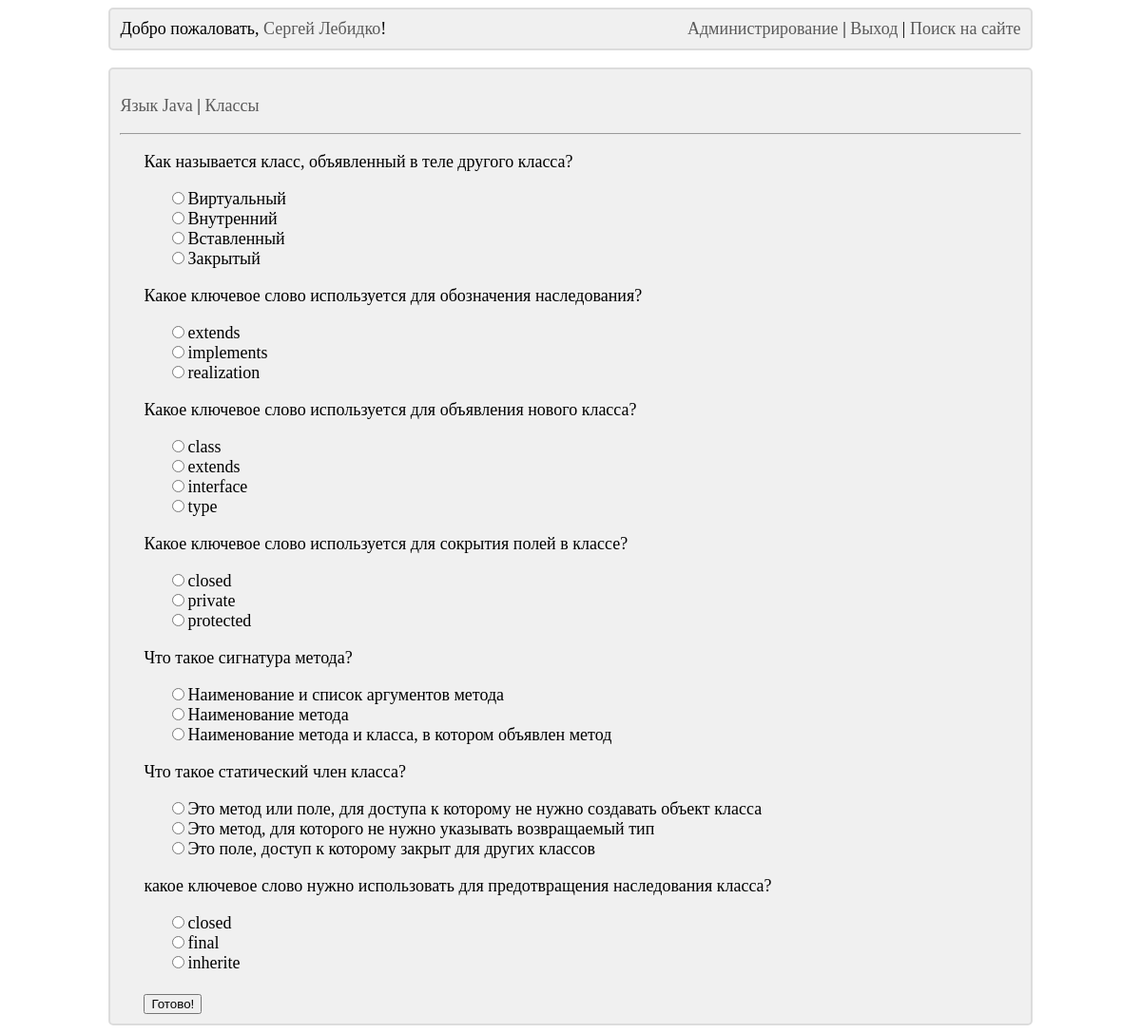
Screenshot of /main/3/11/ (signed in) with the database file from the repository.
### main/models.py (models this page shows)
class TestGroup(models.Model):
    title = models.CharField(max_length=200, unique=True, null=False, blank=False, verbose_name='Группа тестов')
    def __str__(self):
        return self.title
    class Meta:
        verbose_name = 'Группа тестов'
        verbose_name_plural = 'Группы тестов'
        ordering = ['title']

class Test(models.Model):
    title = models.CharField(max_length=200, unique=True, null=False, blank=False, verbose_name='Название теста')
    test_group = models.ForeignKey(TestGroup, on_delete=models.CASCADE, null=False, blank=False,
                                   verbose_name='Группа тестов')
    def __str__(self):
        return self.title
    class Meta:
        verbose_name = 'Тест'
        verbose_name_plural = 'Тесты'
        ordering = ['title']

class Question(models.Model):
    title = models.CharField(max_length=1000, null=False, blank=False, verbose_name='Вопрос')
    test = models.ForeignKey(Test, on_delete=models.CASCADE, null=False, blank=False, verbose_name='Название теста')
    def __str__(self):
        return self.title
    class Meta:
        verbose_name = 'Вопрос'
        verbose_name_plural = 'Вопросы'
        ordering = ['title']

### main/views.py (the view, shortened to what this page needs)
# urls.py: path('<int:test_group_id>/<int:test_id>/', test_page, name='test_page'),
@login_required(login_url=reverse_lazy('main:login'))
def test_page(request, test_group_id, test_id):
    if request.method == 'GET':
        try:
            selected_group = TestGroup.objects.get(pk=test_group_id)
            selected_test = Test.objects.get(pk=test_id)
            context = {'selected_group': selected_group, 'selected_test': selected_test}
        except (TestGroup.DoesNotExist, Test.DoesNotExist):
            return render(request, 'main/test_not_found_page.html', {})
        def get_type_for_aswers_set(answers_set):
            count_correct_answer = 0
            for answer in answers_set:
                if answer.is_correct:
                    count_correct_answer += 1
            if count_correct_answer == 1:
                return 'single_type'
            else:
                return 'multiple_type'
        questions = []
        for question in Question.objects.filter(test=selected_test):
            block = {'title': question, 'answers': []}
            answers = Answer.objects.filter(question=question)
            type_for_answers = get_type_for_aswers_set(answers)
            postfix = 0
            for answer in answers:
                if type_for_answers == 'multiple_type':
                    block['answers'].append(
                        '<input type="checkbox" name="' + str(question.pk) + '_' + str(postfix) + '" value="' + str(
                            answer.pk) + '">' + answer.title)
                    postfix += 1
                if type_for_answers == 'single_type':
                    block['answers'].append(
                        '<input type="radio" name="' + str(question.pk) + '" value="' + str(
                            answer.pk) + '">' + answer.title)
            questions.append(block)
        context['questions'] = questions
        return render(request, 'main/test_page.html', context)

### main/templates/main/test_page.html (shortened to what this page needs)
{% extends 'layout/basic.html' %}
{% block content %}
    <div class="basic_block">
        <p>
            <a href="{% url 'main:index' %}" title="К выбору тем">
                {{ selected_group }}
            </a>
            |
            <a href="{% url 'main:test_list' test_group_id=selected_group.pk %}" title="К выбору тестов">
                {{ selected_test }}
            </a>
        </p>
        <hr>
        {% if questions|length != 0 %}
            <div class="block_with_margin">
                <form method="post">
                    {% for question in questions %}
                        <p>
                            {{ question.title }}
                        </p>
                        <div class="block_with_margin">
                            {% for answer in question.answers %}
                                {% autoescape off %}
                                    {{ answer }}<br>
                                {% endautoescape %}
                            {% endfor %}
                        </div>
                    {% endfor %}
                    <br>
                    <input type="submit" value="Готово!">
                </form>
            </div>
        {% else %}
            <div class="block_with_margin">
                Извините, но вопросов в данном тесте пока нет...
            </div>
        {% endif %}
    </div>
{% endblock %}

### main/templates/layout/basic.html (shortened to what this page needs)
{% load static %}
<!DOCTYPE html>
<html lang="ru">
<head>
    <link rel="stylesheet" type="text/css" href="{% static 'main/style.css' %}">
</head>
<body>
{% block header %}
    <div class="basic_block">
        <div id="left_block">
            {% if user.is_authenticated %}
                Добро пожаловать,
                <a href="{% url 'main:account' %}">{{ user.first_name }} {{ user.last_name }}</a>!
            {% else %}
                <a href="{% url 'main:login' %}">Войти</a>
                или
                <a href="{% url 'main:register_user' %}">зарегистрироваться</a>
            {% endif %}
        </div>
        <div id="right_block">
            {% if user.is_authenticated %}
                {% if user.is_superuser %}
                    <a href="/admin/">Администрирование</a> |
                {% endif %}
                <a href="{% url 'main:logout' %}">Выход</a> |
            {% endif %}
            <a href="{% url 'main:find' %}">Поиск на сайте</a>
        </div>
    </div>
    <br>
{% endblock %}
{% block content %}
{% endblock %}
</body>
</html>

### main/static/main/style.css (style rules this page uses)
.basic_block { font-size: large; background-color: RGB(240, 240, 240); border: 2px solid RGB(220, 220, 220); border-radius: 5px; padding: 10px; margin-left: auto; margin-right: auto; width: 80%; overflow: hidden; }
.block_with_margin { margin-left: 25px; }
div#left_block { float: left; }
div#right_block { float: right; }
a { color: RGB(90, 90, 90); text-decoration: none; }

### rows the page displays
TestGroup: title "Язык Java"
Test: title "Классы"
Question: title "Как называется класс, объявленный в теле другого класса?"
Question: title "Какое ключевое слово используется для обозначения наследования?"
Question: title "Какое ключевое слово используется для объявления нового класса?"
Question: title "Какое ключевое слово используется для сокрытия полей в классе?"
Question: title "Что такое сигнатура метода?"
Question: title "Что такое статический член класса?"
Question: title "какое ключевое слово нужно использовать для предотвращения наследования класса?"

### other values shown
{{ user.first_name }} "Сергей"
{{ user.last_name }} "Лебидко"
